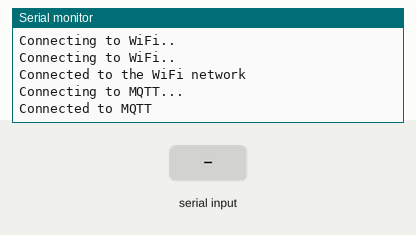
The sketch below on a simulated ESP32. Shown: the last lines printed to the serial monitor. Inputs (shaded band) come from the test bench. WiFi joins after 1.5 s; servers stay silent unless stated; no MQTT or app messages arrive unless stated.

Above: at 2.7 s.
2.8 s: "HeartBeat\n" received over the second serial link
At 4.0 s:
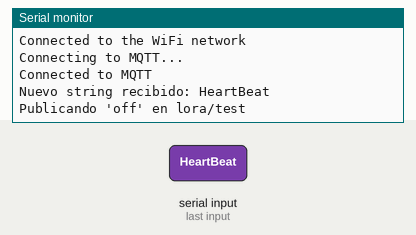
4.3 s: "CAMBIO\n" received over the second serial link
At 5.3 s:
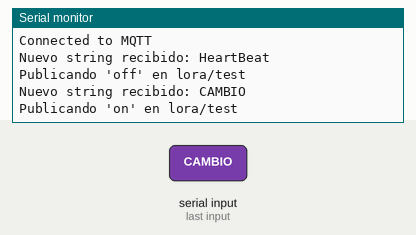
5.8 s: "ALERTA\n" received over the second serial link
At 6.4 s:
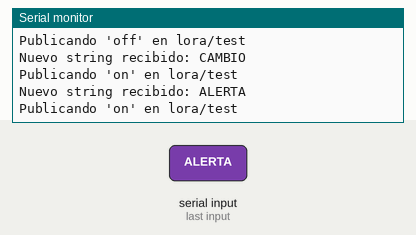
7.3 s: "1\n" received over the second serial link
At 8.7 s:
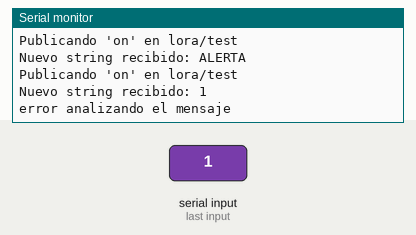

Measured:
- after the input at 2.8 s, the serial monitor: prints a new line at once (image 1)
- after the input at 4.3 s, the serial monitor: prints a new line at once (image 2)
- after the input at 5.8 s, the serial monitor: prints a new line at once (image 3)
- after the input at 7.3 s, the serial monitor: prints a new line at once (image 4)

The sketch:

FINAL_ESP32_PISO.ino
```cpp
#include <WiFi.h>
#include <PubSubClient.h>

#define RXD2 16
#define TXD2 17

const char* ssid = "MIWIFI_iq5e";
const char* password = "TdR2ddqw";
const char* mqttServer = "192.168.1.136";
const int mqttPort = 1883;
const char* mqttUser = "mqttcoslada";
const char* mqttPassword = "raspberrymqtt";

WiFiClient espClient;
PubSubClient client(espClient);

unsigned long lastmillis;

void setup() {
  Serial.begin(115200);
  Serial2.begin(9600, SERIAL_8N1, RXD2, TXD2);

  WiFi.begin(ssid, password);
  while (WiFi.status() != WL_CONNECTED) {
    delay(500);
    Serial.println("Connecting to WiFi..");
  }
  Serial.println("Connected to the WiFi network");

  client.setServer(mqttServer, mqttPort);

  while (!client.connected()) {
    Serial.println("Connecting to MQTT...");
    if (client.connect("ESP32Client", mqttUser, mqttPassword)) {
      Serial.println("Connected to MQTT");
    } else {
      Serial.print("Failed to connect to MQTT with state ");
      Serial.print(client.state());
      delay(2000);
    }
  }

  lastmillis = millis();
}

void loop() {
  client.loop();

  unsigned long currentMillis = millis();

  if (currentMillis - lastmillis >= 5000) {
    lastmillis = currentMillis;
    //client.publish("lora/test", "on");  // Reemplaza con la lógica de publicación real
  }

  static String receivedString = "";

  while (Serial2.available()) {
    char receivedChar = Serial2.read();

    if (receivedChar == '\n') {
      processString(receivedString);
      Serial2.print('C');
      Serial2.flush();
      receivedString = "";
    } else {
      receivedString += receivedChar;
    }
  }
}

void processString(String data) {
  Serial.println("Nuevo string recibido: " + data);

  // Analizar el mensaje y publicar en MQTT según sea necesario
  if (data.indexOf("HeartBeat") != -1) {
    client.publish("lora/test", "off");
    Serial.println("Publicando 'off' en lora/test");
  } else if (data.indexOf("CAMBIO") != -1 || data.indexOf("ALERTA") != -1) {
    client.publish("lora/test", "on");
    Serial.println("Publicando 'on' en lora/test");
  } else
  {
    Serial.println("error analizando el mensaje");
  }
}
```
